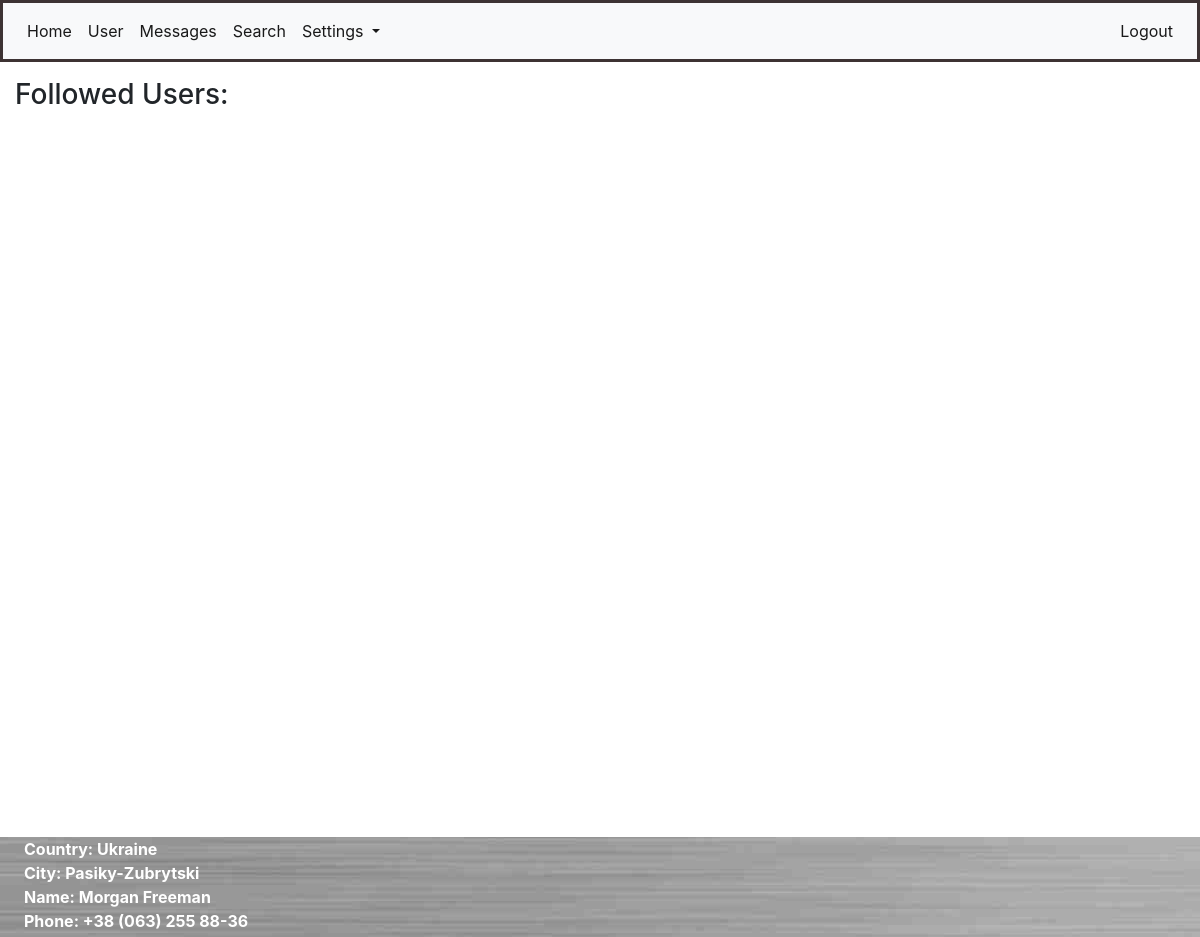
The app's page /messages (signed in), older data.
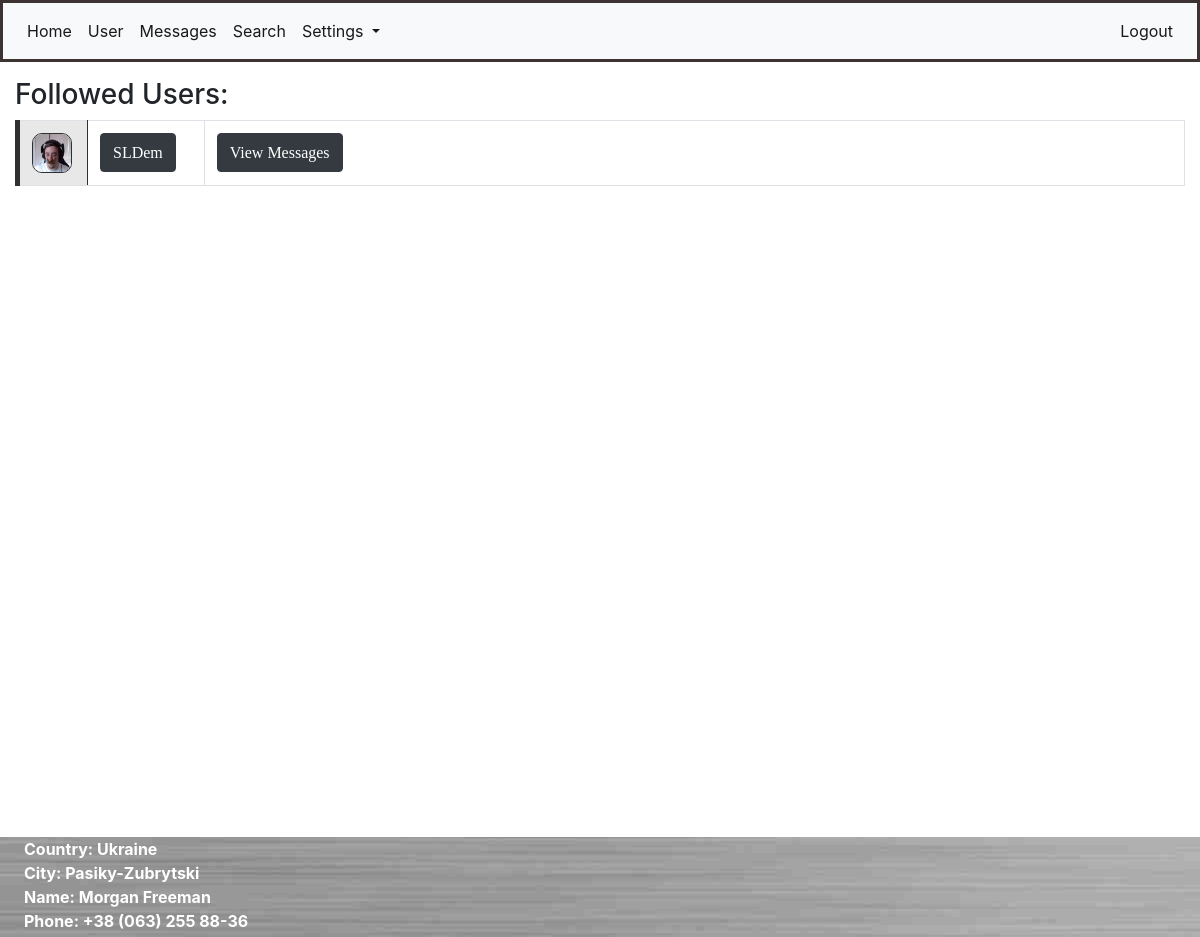
The same page, newer data.
### app/models.py (models this page shows, shortened)
class User(UserMixin, db.Model):
    id = db.Column(db.Integer, primary_key=True)
    username = db.Column(db.String(64), index=True, unique=True)
    email = db.Column(db.String(124), index=True, unique=True)
    password_hash = db.Column(db.String(128))
    about_me = db.Column(db.String(1024))
    last_seen = db.Column(db.DateTime, default=datetime.utcnow())
    avatar_set = db.Column(db.Boolean, default=False)
    posts = db.relationship("Post", backref='author', lazy='dynamic')
    comments = db.relationship("Comment", backref='commenter', lazy='dynamic')
    followed = db.relationship(
        'User', secondary=followers,
        primaryjoin=(followers.c.follower_id == id),
        secondaryjoin=(followers.c.followed_id == id),
        backref=db.backref('followers', lazy='dynamic'), lazy='dynamic')
    liked = db.relationship(
        'PostLike',
        foreign_keys='PostLike.user_id',
        backref='user', lazy='dynamic')
    comment_liked = db.relationship(
        'CommentLike',
        foreign_keys='CommentLike.user_id',
        backref='user', lazy='dynamic')
    messages_sent = db.relationship(
        'Message',
        foreign_keys='Message.sender_id',
        backref='author', lazy='dynamic')
    messages_received = db.relationship(
        'Message',
        foreign_keys='Message.recipient_id',
        backref='recipient', lazy='dynamic')

### app/routes.py (the view)
@login_required
@app.route('/messages')
def messages():
    return render_template('messages.html', title='Messages')

### app/models.py (called while the page is built)
@login.user_loader
def load_user(id):
    return User.query.get(int(id))

### app/templates/messages.html
{% extends "base.html" %}
{% import "bootstrap/wtf.html" as wtf %}
{% block app_content %}
<h3>Followed Users: </h3>
<table>
    <tr>
        {% for user in current_user.followed %}
            {% include "_user_field.html" %}
        {% endfor %}
    </tr>
</table>
{% endblock %}

### app/templates/_user_field.html
<table class="table table-bordered" style="border-left: 5px solid; border-color: #303030;">
    <tr>
        <td width="70x" style="background-color: #E8E8E8; border-right: 1px solid #303030;">
            <a href="{{ url_for('user', username=user.username) }}">
                {% if user.avatar_set %}
                <img class="avatar" height="40px" width="40px"
                     src="{{ url_for('static', filename=user.username + '.jpg') }}">
                {% else %}
                <img class="roboavatar" src="{{ avatars.robohash(user.username, size='40') }}"/>
                {% endif %}
            </a>
        </td>
        <td style="width: 10%;">
            <a href="{{ url_for('user', username=user.username) }}">
                <button class="btn btn-dark">
                    <div class="link_button">{{ user.username }}</div>
                </button>
            </a>
        </td>
        <td>
            <a href="{{ url_for('private_messages', recipient=user.username) }}">
                <button class="btn btn-dark">
                    <div class="link_button">View Messages</div>
                </button>
            </a>
        </td>
    </tr>
</table>

Row changes from the older to the newer data that the page shows:
now on this page (row edited): User: username (picture), username "SLDem"
